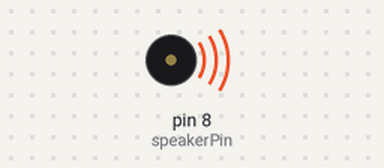
A sketch run on a simulated Arduino Uno, built with avr-gcc and run on an emulated ATmega328P. Parts: buzzer (waves = sounding, pin HIGH).

Above: at 0.02 s.
Timing chart, 0 to 3.0 s (numbered marks = the images above):
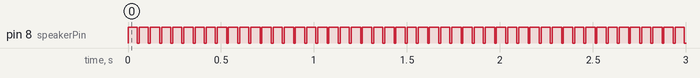

The sketch:

58_Active_buzzer_module_KY-012.ino
```cpp
/***********************************************************
File name: 58 – Active buzzer module KY-012
Let, KY-012 Active buzzer module. *******/

int speakerPin = 8;
void setup () {
  pinMode (speakerPin, OUTPUT);
}
void loop () {
  analogWrite (speakerPin, 255);
  delay (50);
  analogWrite (speakerPin, 0);
  delay (10);
}
```

Measured:
- by itself, pin 8 (speakerPin): alternates HIGH for 0.05 s and LOW for 0.01 s
